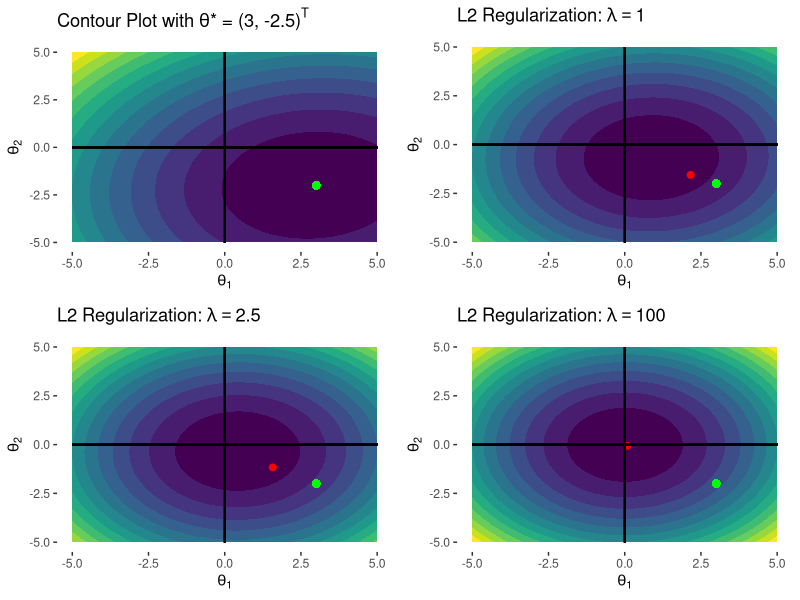
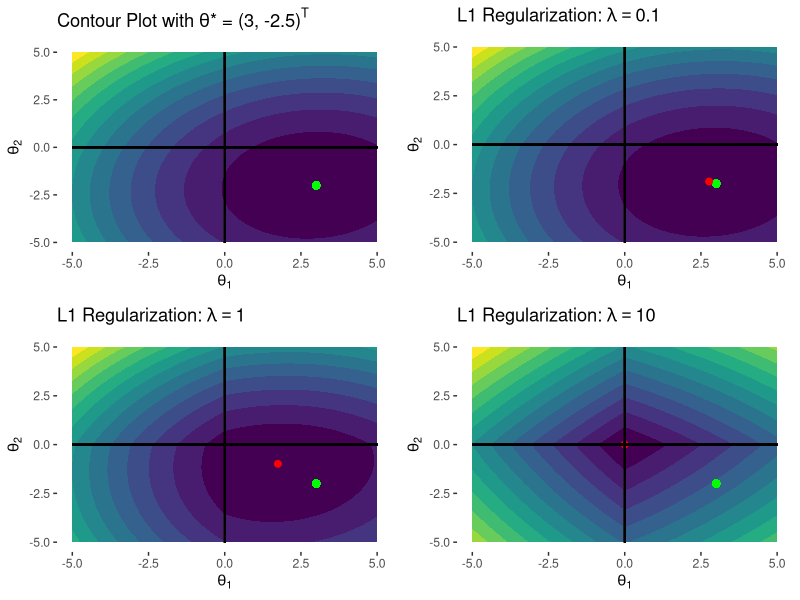
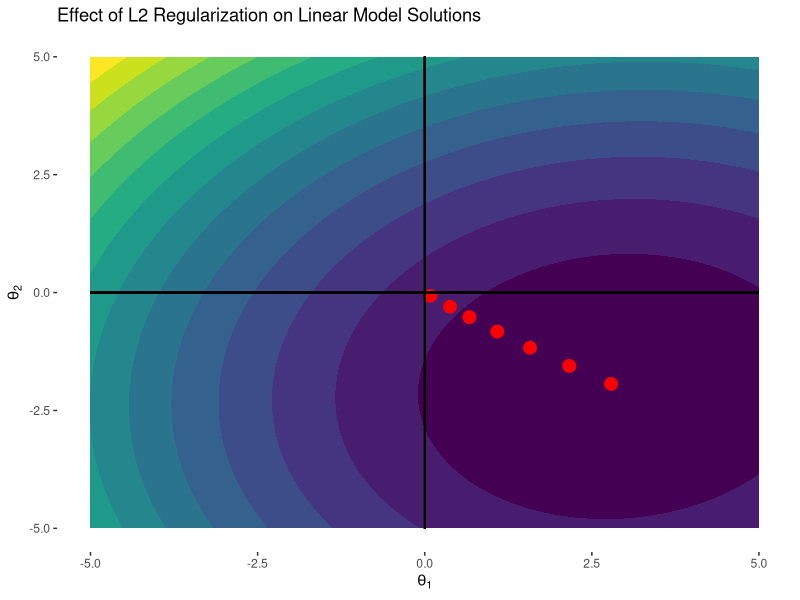
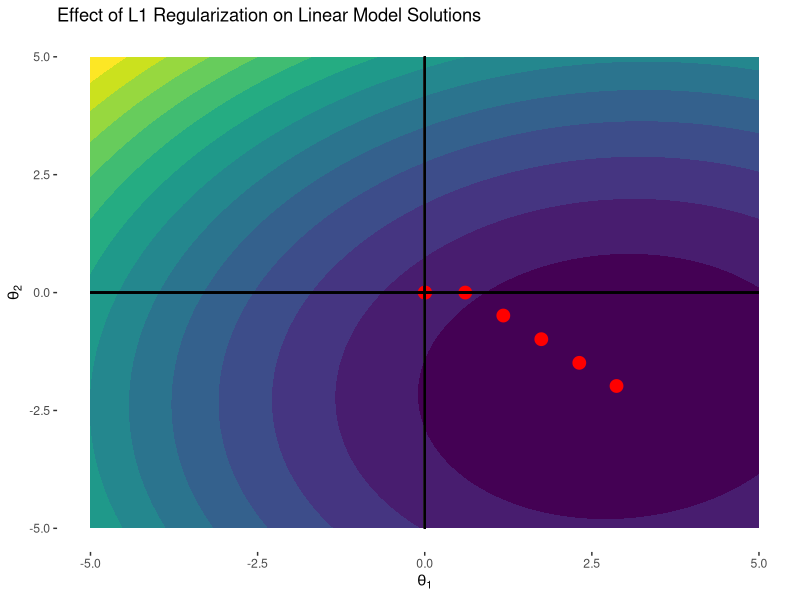

These figures' R source, in order:
# Load necessary libraries
library(ggplot2)
library(MASS)
library(glmnet)
library(gridExtra)

# Example dataset
set.seed(123)
n <- 100
X <- matrix(rnorm(2 * n), n, 2)
beta_true <- c(3, -2)
y <- X %*% beta_true + rnorm(n)

# Train unregularized linear model
lm_unreg <- lm(y ~ X - 1)  # '-1' to remove the intercept

# Train L2 regularized models with different lambdas
lambdas <- c(0.1, 1, 2.5, 5, 10, 20, 100)
models <- lapply(lambdas, function(lambda) {
  return(glmnet::glmnet(X, y, alpha = 0, lambda = lambda, standardize = FALSE, intercept = FALSE))
})

coefs <- sapply(models, function(model, lambda) {
  coef(model, s = lambda)[-1, 1]  # Exclude the intercept
}, lambdas)

# Transpose to make each column represent a model
coefs <- t(coefs)

# Create a data frame from the matrix
coefs_df <- as.data.frame(coefs)
names(coefs_df) <- c("X1", "X2")

# Prepare data for contour plot
grid_range <- seq(-5, 5, length.out = 100)
grid_data <- expand.grid(X1 = grid_range, X2 = grid_range)
grid_data$loss <- apply(grid_data, 1, function(vec) {
  sum((y - X %*% vec)^2) / (2 * n)
})

# Adjusted lambda values
lambdas_l1 <- c(0.01, 0.5, 1, 1.5, 2, 2.5, 10)

# Train L1 regularized models with the adjusted lambdas
models_l1 <- lapply(lambdas_l1, function(lambda) {
  return(glmnet::glmnet(X, y, alpha = 1, lambda = lambda, standardize = FALSE, intercept = FALSE))
})

# Extract coefficients for L1 regularized models
coefs_l1 <- sapply(models_l1, function(model, lambda) {
  coef(model, s = lambda)[-1, 1]
}, lambdas)

# Transpose to make each column represent a model
coefs_l1 <- t(coefs_l1)

# Create a data frame for L1 coefficients
coefs_df_l1 <- as.data.frame(coefs_l1)
names(coefs_df_l1) <- c("X1", "X2")

# Plot for L1 Regularization
p_l1 <- ggplot(grid_data, aes(x = X1, y = X2)) +
  geom_contour_filled(aes(z = loss), breaks = seq(min(grid_data$loss), max(grid_data$loss), length.out = 15)) +
  geom_point(data = coefs_df_l1, aes(x = X1, y = X2), color = "red", size = 4) +
  ggtitle("Effect of L1 Regularization on Linear Model Solutions") +
  xlab(expression(theta[1])) +
  ylab(expression(theta[2])) +
  geom_segment(aes(x = 0, y = -5, xend = 0, yend = 5), color = "black", linetype = "solid") +
  geom_segment(aes(x = -5, y = 0, xend = 5, yend = 0), color = "black", linetype = "solid") +
  theme(panel.grid = element_blank(),
        panel.background = element_blank(),
        axis.line = element_blank()) +
  guides(fill = "none")


# Plot for L2 Regularization
p_l2 <- ggplot(grid_data, aes(x = X1, y = X2)) +
  geom_contour_filled(aes(z = loss), breaks = seq(min(grid_data$loss), max(grid_data$loss), length.out = 15)) +
  geom_point(data = coefs_df, aes(x = X1, y = X2), color = "red", size = 4) +
  ggtitle("Effect of L2 Regularization on Linear Model Solutions") +
  xlab(expression(theta[1])) +
  ylab(expression(theta[2])) +
  geom_segment(aes(x = 0, y = -5, xend = 0, yend = 5), color = "black", linetype = "solid") +
  geom_segment(aes(x = -5, y = 0, xend = 5, yend = 0), color = "black", linetype = "solid") +
  theme(panel.grid = element_blank(),
        panel.background = element_blank(),
        axis.line = element_blank()) +
  guides(fill = "none")


# Save the L2 plot
ggsave("../figure/lin_reg_l2.png", plot = p_l2, width = 8, height = 5)

# Save the L1 plot
ggsave("../figure/lin_reg_l1.png", plot = p_l1, width = 8, height = 5)


#### CREATE RIDGE CONTOUR PLOTS

lambdas_l2 <- c(1, 2.5, 100)

# Create the plot
p_min <- ggplot(grid_data, aes(x = X1, y = X2)) +
  geom_contour_filled(aes(z = loss), breaks = seq(min(grid_data$loss), max(grid_data$loss), length.out = 15)) +
  geom_point(aes(x = 3, y = -2), color = "green", size = 2) +  # Mark the true minimizer
  ggtitle(expression("Contour Plot with " * theta * "*" ~ "= (3, -2.5)"^T)) +
  xlab(expression(theta[1])) +
  ylab(expression(theta[2])) +
  geom_segment(aes(x = 0, y = -5, xend = 0, yend = 5), color = "black", linetype = "solid") +
  geom_segment(aes(x = -5, y = 0, xend = 5, yend = 0), color = "black", linetype = "solid") +
  theme(panel.grid = element_blank(),
        panel.background = element_blank(),
        axis.line = element_blank()) +
  guides(fill = "none")

regularized_loss <- function(beta, X, y, lambda, alpha) {
  n <- nrow(X)
  ridge_term <- ifelse(alpha == 0, lambda * sum(beta^2), 0)  # L2 Regularization
  lasso_term <- ifelse(alpha == 1, lambda * sum(abs(beta)), 0)  # L1 Regularization
  return(sum((y - X %*% beta)^2) / (2 * n) + ridge_term + lasso_term)
}

models <- lapply(lambdas_l2, function(lambda) {
  return(glmnet::glmnet(X, y, alpha = 0, lambda = lambda, standardize = FALSE, intercept = FALSE))
})

coefs <- sapply(models, function(model, lambda) {
  coef(model, s = lambda)[2:3, 1]  # Only the coefficients, excluding the intercept
}, lambdas_l2)

coefs <- t(coefs)
coefs_df <- as.data.frame(coefs)
names(coefs_df) <- c("X1", "X2")


create_reg_contour_plot <- function(coefs_df, title, lambda, alpha) {
  grid_data$reg_loss <- apply(grid_data[, c("X1", "X2")], 1, function(vec) {
    regularized_loss(as.numeric(vec), X, y, lambda, alpha)
  })
  
  ggplot(grid_data, aes(x = X1, y = X2)) +
    geom_contour_filled(aes(z = reg_loss), breaks = seq(min(grid_data$reg_loss), max(grid_data$reg_loss), length.out = 15)) +
    geom_point(aes(x = 3, y = -2), color = "green", size = 2) +  # True minimizer
    geom_point(data = coefs_df, aes(x = X1, y = X2), color = "red", size = 2) +  # Regularized solution
    ggtitle(title) +
    xlab(expression(theta[1])) +
    ylab(expression(theta[2])) +
    geom_segment(aes(x = 0, y = -5, xend = 0, yend = 5), color = "black", linetype = "solid") +
    geom_segment(aes(x = -5, y = 0, xend = 5, yend = 0), color = "black", linetype = "solid") +
    theme(panel.grid = element_blank(), panel.background = element_blank(), axis.line = element_blank()) +
    guides(fill = "none")
}


# Generate plots for the specified lambdas
plots_l2 <- list()
plots_l2[[1]] <- p_min  # The original plot

for (i in 1:length(lambdas_l2)) {
  lambda_value <- lambdas_l2[i]
  title_expression <- bquote("L2 Regularization:" ~ lambda == .(lambda_value))
  plots_l2[[i + 1]] <- create_reg_contour_plot(coefs_df[i, , drop = FALSE], title_expression, lambdas_l2[i], alpha = 0)
}

# Grid for L2 Regularization
ridge_contours = grid.arrange(grobs = plots_l2, ncol = 2, nrow = 2)

ggsave("../figure/ridge_contours.png", plot = ridge_contours, width =9, height = 6)


### CREATE LASSO CONTOUR PLOTS

lambdas_l1 <- c(0.1, 1, 10)  # Example of smaller lambda values

models_l1 <- lapply(lambdas_l1, function(lambda) {
  return(glmnet::glmnet(X, y, alpha = 1, lambda = lambda, standardize = FALSE, intercept = FALSE))
})

coefs_l1 <- sapply(models_l1, function(model, lambda) {
  coef(model, s = lambda)[2:3, 1]  # Only the coefficients, excluding the intercept
}, lambdas_l1)

coefs_l1 <- t(coefs_l1)
coefs_df_l1 <- as.data.frame(coefs_l1)
names(coefs_df_l1) <- c("X1", "X2")

plots_l1 <- list()
plots_l1[[1]] <- p_min  # The original plot

for (i in 1:length(lambdas_l1)) {
  lambda_value <- lambdas_l1[i]
  title_expression <- bquote("L1 Regularization:" ~ lambda == .(lambda_value))
  plots_l1[[i + 1]] <- create_reg_contour_plot(coefs_df_l1[i, , drop = FALSE], title_expression, lambdas_l1[i], alpha = 1)
}

lasso_contours = grid.arrange(grobs = plots_l1, ncol = 2, nrow = 2)

ggsave("../figure/lasso_contours.png", plot = lasso_contours, width =9, height = 6)
